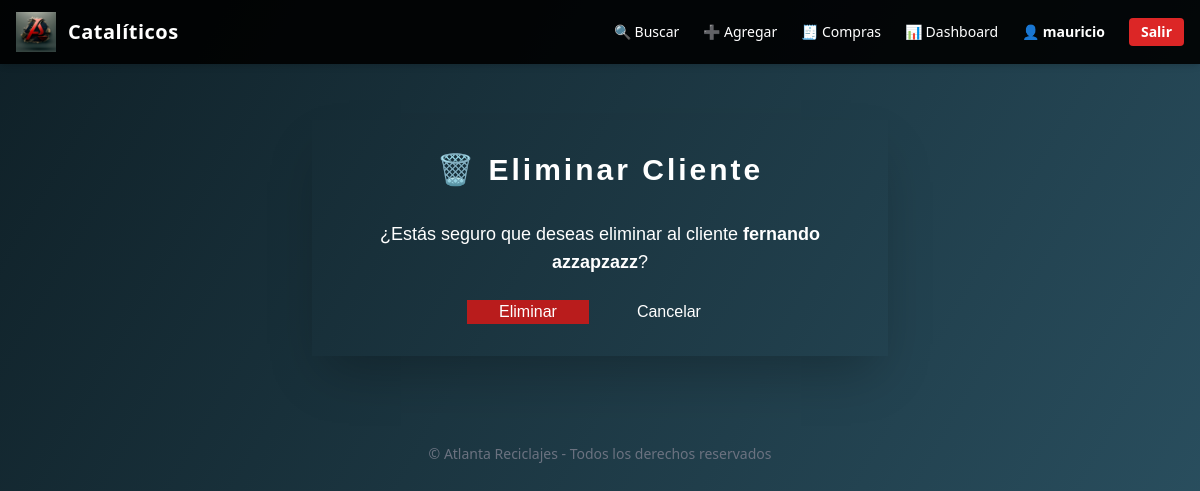
Before: /cataliticos/clientes/eliminar/5/ (signed in) with the older database file.
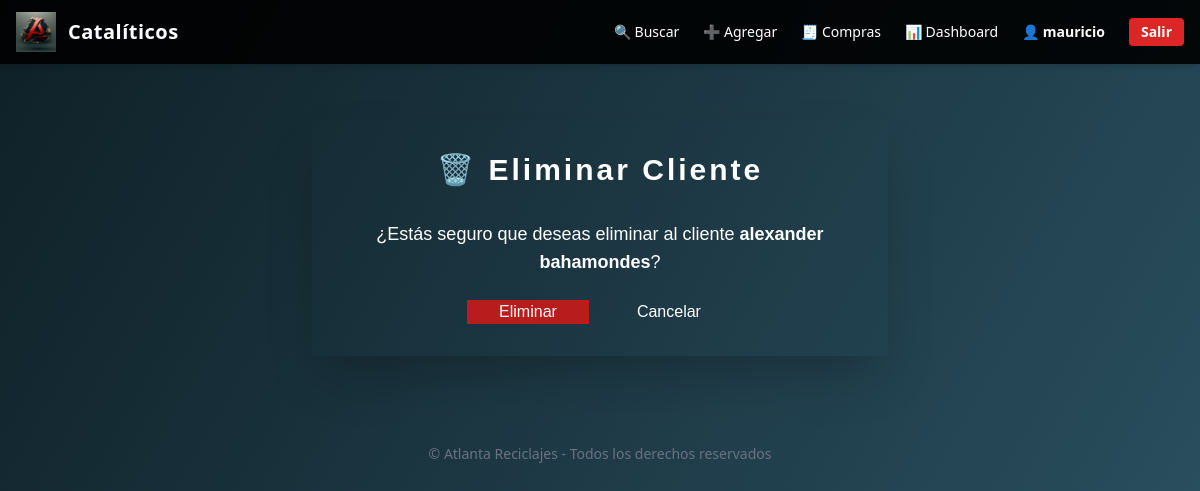
After: the same page with the newer database file.
### cataliticos/models.py (models this page shows, shortened)
class Cliente(models.Model):
    nombre = models.CharField(max_length=100)
    apellido = models.CharField(max_length=100, blank=True)
    rut = models.CharField(max_length=20, blank=True, null=True)
    telefono = models.CharField(max_length=20, blank=True)
    correo = models.EmailField(blank=True, null=True)
    direccion = models.CharField(max_length=255, blank=True)
    region = models.ForeignKey(Region, on_delete=models.SET_NULL, null=True, blank=True)
    ciudad = models.ForeignKey(Ciudad, on_delete=models.SET_NULL, null=True, blank=True)

### cataliticos/views.py (the view)
# urls.py: path('clientes/eliminar/<int:cliente_id>/', views.eliminar_cliente, name='eliminar_cliente'),
@login_required(login_url='cataliticos:employee_login')
def eliminar_cliente(request, cliente_id):
    cliente = get_object_or_404(Cliente, id=cliente_id)
    if request.method == 'POST':
        cliente.delete()
        messages.success(request, 'Cliente eliminado correctamente.')
        return redirect('cataliticos:clientes_listado')
    return render(request, 'cataliticos/eliminar_cliente.html', {'cliente': cliente})

### cataliticos/templates/cataliticos/eliminar_cliente.html (shortened to what this page needs)
{% extends 'base.html' %}
{% block content %}
<div class="max-w-xl mx-auto p-8 glass shadow-2xl mt-10 mb-16 relative" style="font-family:'Orbitron',sans-serif;">
  <h1 class="text-3xl neon font-extrabold mb-8 text-center tracking-widest drop-shadow-lg">🗑️ Eliminar Cliente</h1>
  <div class="text-lg mb-6 text-center">¿Estás seguro que deseas eliminar al cliente <span class="font-bold">{{ cliente.nombre }} {{ cliente.apellido }}</span>?</div>
  <form method="post" class="flex gap-4 justify-center">
    <button type="submit" class="futuristic-btn px-8 bg-red-700 hover:bg-red-800">Eliminar</button>
    <a href="{% url 'cataliticos:clientes_listado' %}" class="futuristic-btn px-8">Cancelar</a>
  </form>
</div>
{% endblock %}

Changed rows visible on the page:
changed Cliente: nombre "fernando" → "alexander"; apellido "azzapzazz" → "bahamondes"
